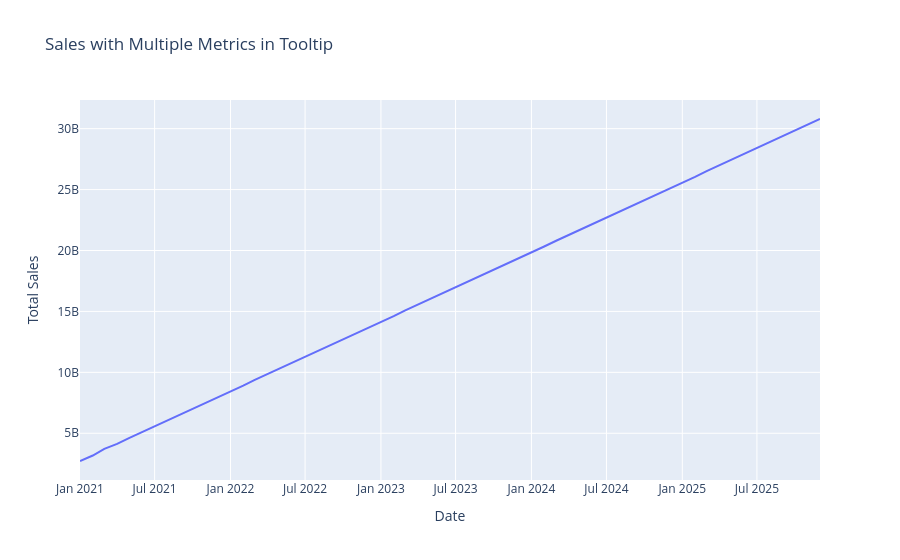

Notebook code cell kept with this figure:
### Code cell
# If you have other columns you want to show in hover
fig = px.line(df, 
              x='Date', 
              y='Total Sales',
              title='Sales with Multiple Metrics in Tooltip')

# If you have additional columns, include them in hover_data
fig.update_traces(
    hovertemplate="<br>".join([
        "<b>%{x}</b>",
        "Total Sales: <b>₦%{y:,.0f}</b>",
        "Month Number: %{customdata[0]}",
        "<extra></extra>"
    ]),
    customdata=df[['Month_Num']]  # Add month numbers to hover
)

fig.show()
